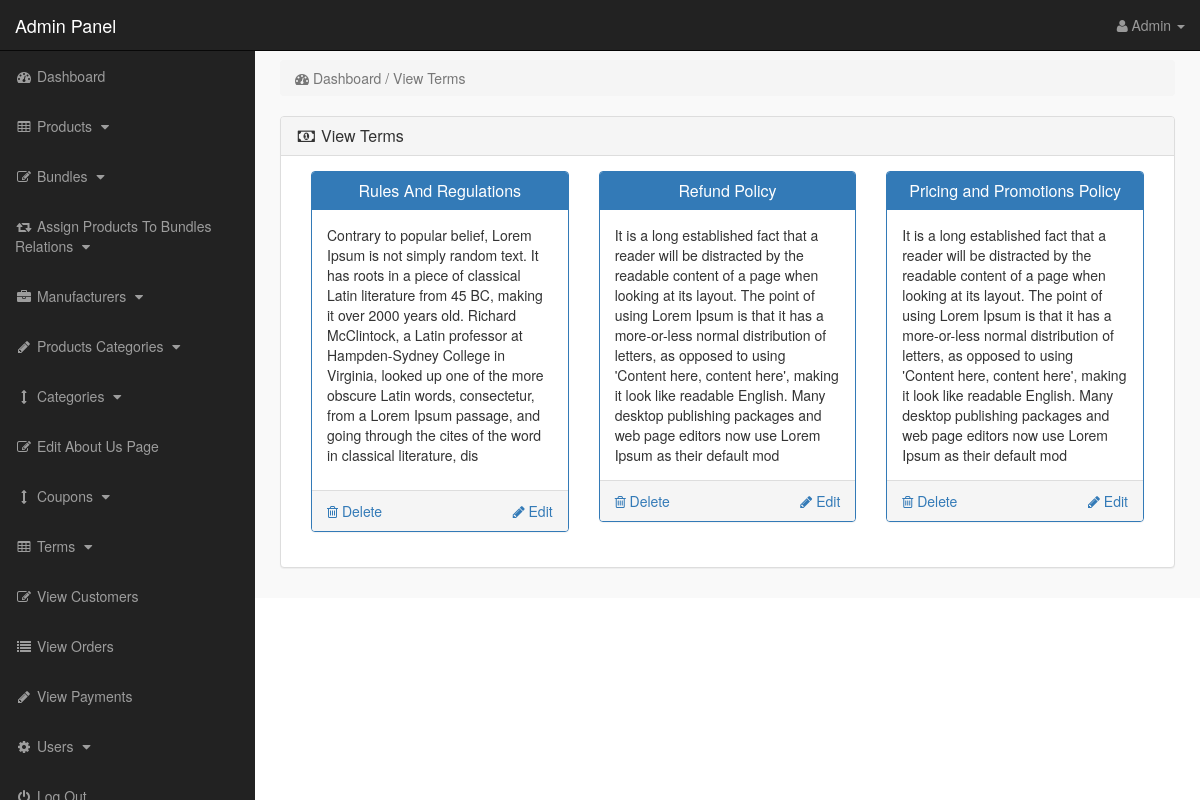
The page /admin_area/index.php?view_terms (signed in) on the database as committed earlier.
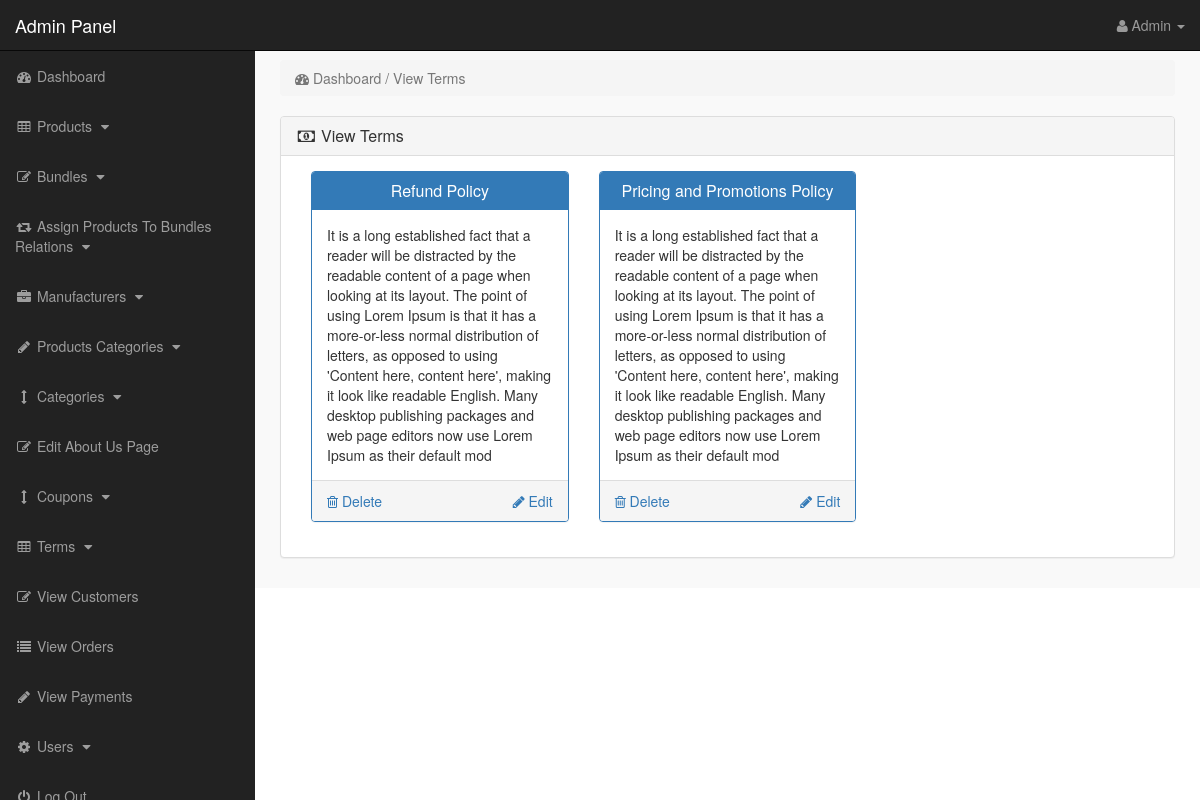
The same page on the database as committed later.
### tables this page shows
CREATE TABLE `terms` (
  `term_id` int(10) NOT NULL,
  `term_title` varchar(100) NOT NULL,
  `term_link` varchar(100) NOT NULL,
  `term_desc` text NOT NULL
);

### admin_area/view_terms.php (the view)
<?php
if(!isset($_SESSION['admin_email'])){
echo "<script>window.open('login.php','_self')</script>";
}
else {
?>
<div class="row">
<div class="col-lg-12">
<ol class="breadcrumb" >
<li class="active" >
<i class="fa fa-dashboard"></i> Dashboard / View Terms
</li>
</ol>
</div>
</div>
<div class="row">
<div class="col-lg-12">
<div class="panel panel-default">
<div class="panel-heading">
<h3 class="panel-title">
<i class="fa fa-money fa-fw"></i> View Terms
</h3>
</div>
<div class="panel-body">
<?php
$get_terms = "select * from terms";
$run_terms = mysqli_query($con,$get_terms);
while($row_terms = mysqli_fetch_array($run_terms)){
$term_id = $row_terms['term_id'];
$term_title = $row_terms['term_title'];
$term_desc = substr($row_terms['term_desc'],0,400);
?>
<div class="col-lg-4 col-md-4">
<div class="panel panel-primary">
<div class="panel-heading">
<h3 class="panel-title" align="center">
<?php echo $term_title; ?>
</h3>
</div>
<div class="panel-body">
<?php echo $term_desc; ?>
</div>
<div class="panel-footer">
<a href="index.php?delete_term=<?php echo $term_id; ?>" class="pull-left">
<i class="fa fa-trash-o"></i> Delete
</a>
<a href="index.php?edit_term=<?php echo $term_id; ?>" class="pull-right">
<i class="fa fa-pencil"></i> Edit
</a>
<div class="clearfix"> </div>
</div>
</div>
</div>
<?php } ?>
</div>
</div>
</div>
</div>
<?php } ?>

### admin_area/index.php (shortened to what this page needs)
<?php
include("includes/db.php");
if(!isset($_SESSION['admin_email'])){
echo "<script>window.open('login.php','_self')</script>";
}
else {
?>
<?php
$admin_session = $_SESSION['admin_email'];
$get_admin = "select * from admins  where admin_email='$admin_session'";
$run_admin = mysqli_query($con,$get_admin);
$row_admin = mysqli_fetch_array($run_admin);
$admin_name = $row_admin['admin_name'];
?>
<!DOCTYPE html>
<html>
<head>
<link href="css/bootstrap.min.css" rel="stylesheet">
<link href="css/style.css" rel="stylesheet">
<link href="font-awesome/css/font-awesome.min.css" rel="stylesheet" >
</head>
<body>
<div id="wrapper">
<?php include("includes/sidebar.php");  ?>
<div id="page-wrapper">
<div class="container-fluid">
<?php
if(isset($_GET['view_terms'])){
include("view_terms.php");
}
?>
</div>
</div>
</div>
</body>
</html>
<?php } ?>

### admin_area/includes/sidebar.php (shortened to what this page needs)
<?php
if(!isset($_SESSION['admin_email'])){
echo "<script>window.open('login.php','_self')</script>";
}
else {
?>
<nav class="navbar navbar-inverse navbar-fixed-top" >
<div class="navbar-header" >
<a class="navbar-brand" href="index.php?dashboard" >Admin Panel</a>
</div>
<ul class="nav navbar-right top-nav" >
<li class="dropdown" >
<a href="#" class="dropdown-toggle" data-toggle="dropdown" >
<i class="fa fa-user" ></i>
<?php echo $admin_name; ?> <b class="caret" ></b>
</a>
</li>
</ul>
<div class="collapse navbar-collapse navbar-ex1-collapse">
<ul class="nav navbar-nav side-nav">
<li>
<a href="index.php?dashboard">
<i class="fa fa-fw fa-dashboard"></i> Dashboard
</a>
</li>
<li>
<a href="#" data-toggle="collapse" data-target="#products">
<i class="fa fa-fw fa-table"></i> Products
<i class="fa fa-fw fa-caret-down"></i>
</a>
</li>
<li>
<a href="#" data-toggle="collapse" data-target="#bundles">
<i class="fa fa-fw fa-edit"></i> Bundles
<i class="fa fa-fw fa-caret-down"></i>
</a>
</li>
<li>
<a href="#" data-toggle="collapse" data-target="#relations">
<i class="fa fa-fw fa-retweet"></i> Assign Products To Bundles Relations
<i class="fa fa-fw fa-caret-down"></i>
</a>
</li>
<li>
<a href="#" data-toggle="collapse" data-target="#manufacturers">
<i class="fa fa-fw fa-briefcase"></i> Manufacturers
<i class="fa fa-fw fa-caret-down"></i>
</a>
</li>
<li>
<a href="#" data-toggle="collapse" data-target="#p_cat">
<i class="fa fa-fw fa-pencil"></i> Products Categories
<i class="fa fa-fw fa-caret-down"></i>
</a>
</li>
<li>
<a href="#" data-toggle="collapse" data-target="#cat">
<i class="fa fa-fw fa-arrows-v"></i> Categories
<i class="fa fa-fw fa-caret-down"></i>
</a>
</li>
<li>
<a href="index.php?edit_about_us">
<i class="fa fa-fw fa-edit"></i> Edit About Us Page
</a>
</li>
<li>
<a href="#" data-toggle="collapse" data-target="#coupons">
<i class="fa fa-fw fa-arrows-v"></i> Coupons
<i class="fa fa-fw fa-caret-down"></i>
</a>
</li>
<li>
<a href="#" data-toggle="collapse" data-target="#terms" >
<i class="fa fa-fw fa-table"></i> Terms
<i class="fa fa-fw fa-caret-down"></i>
</a>
</li>
<li>
<a href="index.php?view_customers">
<i class="fa fa-fw fa-edit"></i> View Customers
</a>
</li>
<li>
<a href="index.php?view_orders">
<i class="fa fa-fw fa-list"></i> View Orders
</a>
</li>
<li>
<a href="index.php?view_payments">
<i class="fa fa-fw fa-pencil"></i> View Payments
</a>
</li>
<li>
<a href="#" data-toggle="collapse" data-target="#users">
<i class="fa fa-fw fa-gear"></i> Users
<i class="fa fa-fw fa-caret-down"></i>
</a>
</li>
<li>
<a href="logout.php">
<i class="fa fa-fw fa-power-off"></i> Log Out
</a>
</li>
</ul>
</div>
</nav>
<?php } ?>

### admin_area/css/style.css (style rules this page uses)
body { margin-top:100px; }
@media (min-width: 768px) { body { margin-top:50px; } }
#wrapper { padding-left:0; }
#page-wrapper { width:100%; padding:0; background-color:#F9F9F9; }
@media (min-width: 768px) { #wrapper { padding-left:255px; } }
@media (min-width: 768px) { #page-wrapper { padding:10px; } }
.top-nav { padding:0 15px; }
.top-nav>li { display:inline-block; float:left; }
.top-nav>li>a { padding-top:15px; padding-bottom:15px; line-height:20px; color:#999; }
@media (min-width: 768px) { .side-nav { position:fixed; top:51px; width:255px; border-radius:0; overflow-y:auto; background-color: #222; bottom:0; overflow-x:hidden; padding-bottom:40px; } }
@media (min-width: 768px) { .side-nav>li>a { width:255px; } }
.panel-body { border-radius:5px; }

Rows that differ between the two databases and show on the page:
removed terms: term_title "Rules And Regulations", term_desc "Contrary to popular belief, Lorem Ipsum is not simply random text. It has roots in a piece of classical Latin literature from 45 BC, making it over 2000 years old. Richard McClintock, a Latin professor at Hampden-Sydney College in Virginia, looked up one of the more obscure Latin words, consectetur, from a Lorem Ipsum passage, and going through the cites of the word in classical literature, dis"
